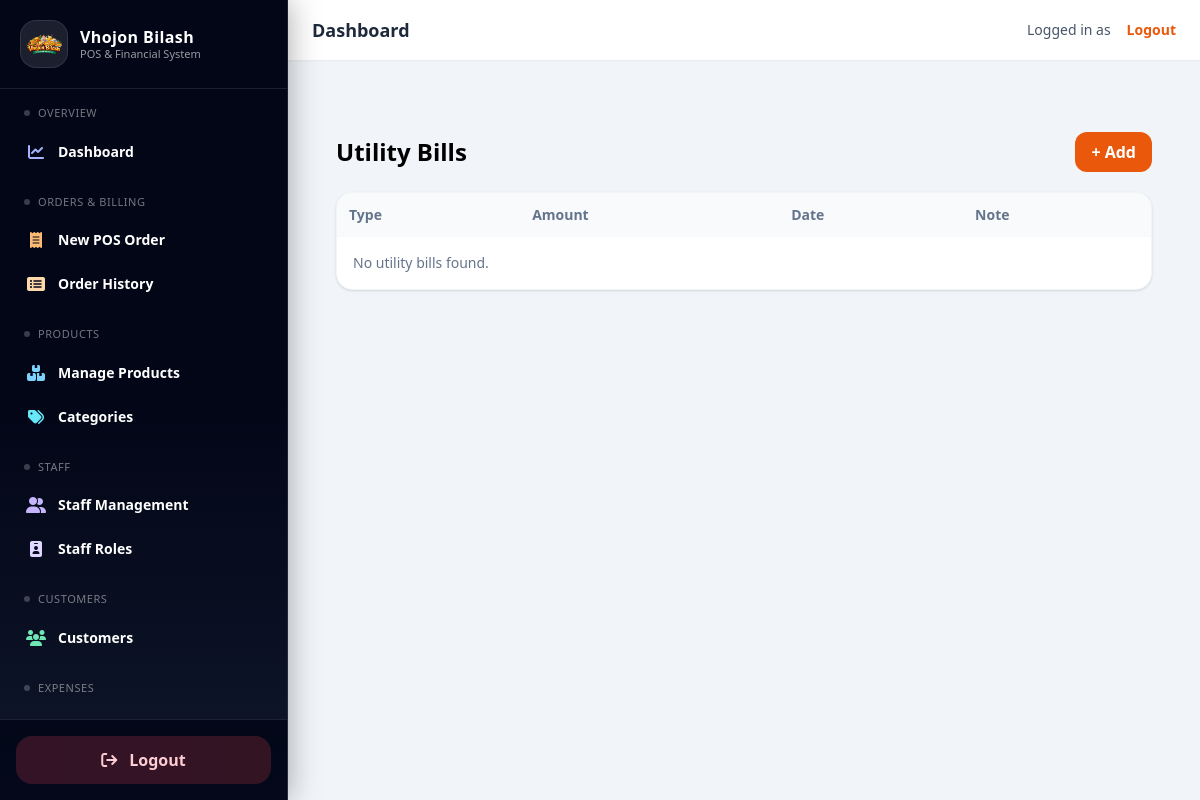
The page /expenses/utility/ on the database as committed earlier.
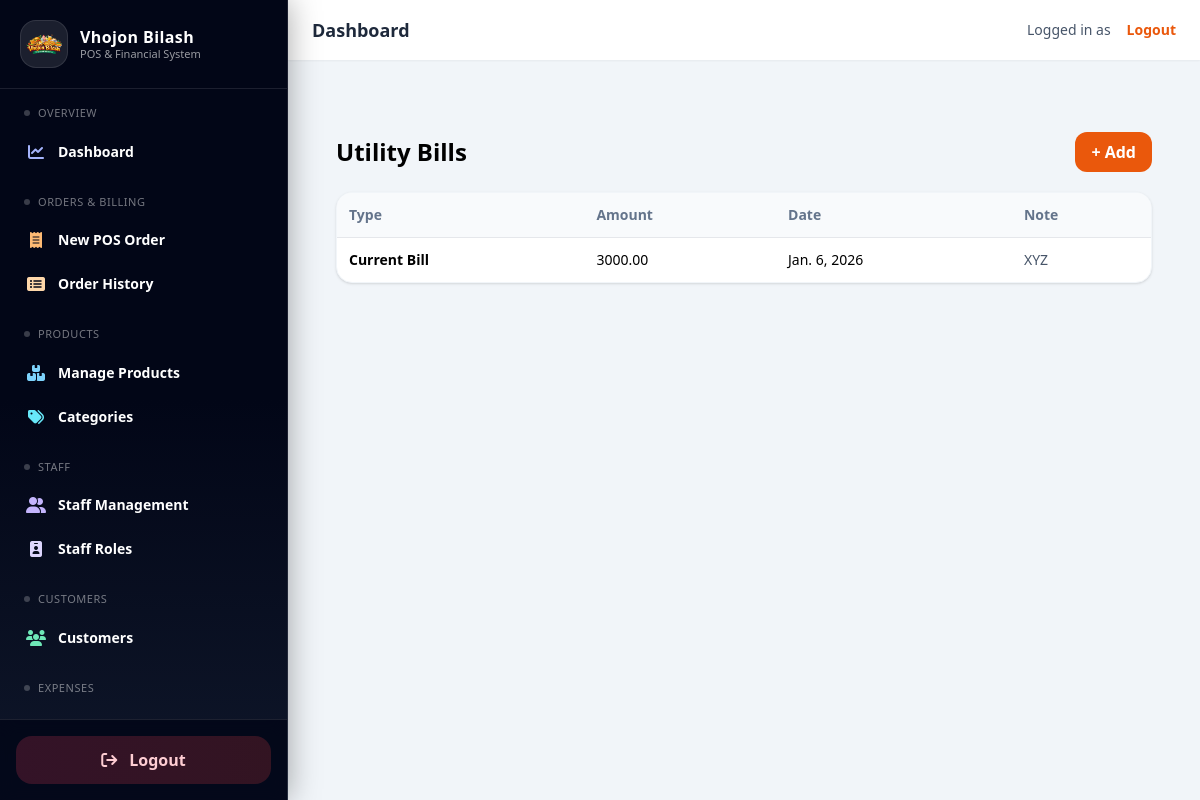
The same page on the database as committed later.
### expenses/models.py (models this page shows, shortened)
class UtilityBill(models.Model):
    utility_type = models.ForeignKey(UtilityType, on_delete=models.PROTECT, related_name="bills")
    amount = models.DecimalField(max_digits=12, decimal_places=2)
    bill_date = models.DateField(default=timezone.now)
    note = models.CharField(max_length=255, blank=True)

class UtilityType(models.Model):
    name = models.CharField(max_length=80, unique=True)  # e.g. Current Bill, Gas Bill
    def __str__(self):
        return self.name

### expenses/views.py (the view)
# urls.py: path("utility/", views.UtilityBillListView.as_view(), name="utility_list"),
class UtilityBillListView(ListView):
    model = UtilityBill
    template_name = "expenses/utility_list.html"
    context_object_name = "items"
    paginate_by = 10
    ordering = ["-bill_date", "-id"]

### expenses/templates/expenses/utility_list.html
{% extends "base.html" %}
{% block content %}
<div class="max-w-6xl mx-auto p-6">
  <div class="flex items-center justify-between mb-5">
    <h1 class="text-2xl font-semibold">Utility Bills</h1>
    <a href="{% url 'expenses:utility_create' %}"
       class="px-4 py-2 rounded-xl bg-orange-600 text-white font-semibold">+ Add</a>
  </div>
  <div class="bg-white rounded-2xl border border-slate-100 shadow overflow-x-auto">
    <table class="w-full text-sm">
      <thead class="text-slate-500 bg-slate-50">
        <tr>
          <th class="text-left p-3">Type</th>
          <th class="text-left p-3">Amount</th>
          <th class="text-left p-3">Date</th>
          <th class="text-left p-3">Note</th>
        </tr>
      </thead>
      <tbody>
        {% for x in items %}
        <tr class="border-t">
          <td class="p-3 font-semibold">{{ x.utility_type }}</td>
          <td class="p-3">{{ x.amount }}</td>
          <td class="p-3">{{ x.bill_date }}</td>
          <td class="p-3 text-slate-600">{{ x.note }}</td>
        </tr>
        {% empty %}
        <tr><td class="p-4 text-slate-500" colspan="4">No utility bills found.</td></tr>
        {% endfor %}
      </tbody>
    </table>
  </div>
</div>
{% endblock %}

Rows that differ between the two databases and show on the page:
added UtilityBill: utility_type "Current Bill", amount "3000.00", bill_date "Jan. 6, 2026", note "XYZ"
Other text that changed with them:
text no longer shown: "No utility bills found."
